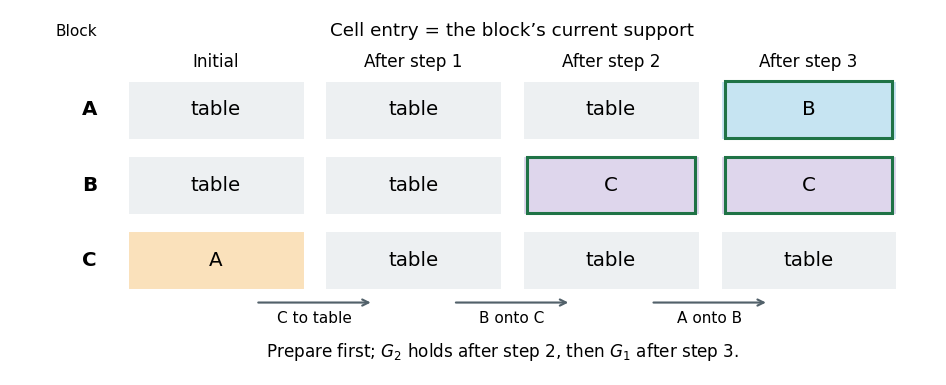

Source code (Python):
"""An original support-relation timeline of the derived three-action plan.
Python 3.14.4; NumPy 2.3.5; Matplotlib 3.10.7. Output goes to CWD.
"""
import matplotlib
matplotlib.use('Agg')
import matplotlib.pyplot as plt
from matplotlib.patches import Rectangle
import numpy as np

blocks = ('A', 'B', 'C')
support = {'A': 'table', 'B': 'table', 'C': 'A'}
states = [support.copy()]
steps = [('C', 'table'), ('B', 'C'), ('A', 'B')]
for block, destination in steps:
    assert block not in support.values()
    assert destination == 'table' or destination not in support.values()
    assert block != destination
    support = support | {block: destination}
    states.append(support.copy())
assert support == {'A': 'B', 'B': 'C', 'C': 'table'}
colors = {'table': '#edf0f2', 'A': '#fae1bb', 'B': '#c6e4f2', 'C': '#ded6ec'}
fig, ax = plt.subplots(figsize=(8.6, 3.5), dpi=110, facecolor='white')
for col, state in enumerate(states):
    for row, block in enumerate(blocks):
        y = 2-row
        target = state[block]
        ax.add_patch(Rectangle((col, y), .9, .8, facecolor=colors[target], edgecolor='white', lw=2))
        ax.text(col+.45, y+.4, target, ha='center', va='center', fontsize=13)
        if (block == 'A' and target == 'B') or (block == 'B' and target == 'C'):
            ax.add_patch(Rectangle((col+.025, y+.025), .85, .75, fill=False, edgecolor='#1f7346', lw=2))
for row, block in enumerate(blocks):
    ax.text(-.15, 2-row+.4, block, ha='right', va='center', fontsize=13, fontweight='bold')
for col, title in enumerate(['Initial', 'After step 1', 'After step 2', 'After step 3']):
    ax.text(col+.45, 2.97, title, ha='center', fontsize=11)
for col, title in enumerate(['C to table', 'B onto C', 'A onto B'], start=1):
    ax.annotate('', xy=(col+.25, -.16), xytext=(col-.35, -.16), arrowprops={'arrowstyle':'->','color':'#52616a','lw':1.4})
    ax.text(col-.05, -.43, title, ha='center', fontsize=10)
ax.text(-.15, 3.38, 'Block', fontsize=10, ha='right')
ax.text(1.95, 3.38, 'Cell entry = the block’s current support', fontsize=12, ha='center')
ax.text(1.9, -.88, r'Prepare first; $G_2$ holds after step 2, then $G_1$ after step 3.', fontsize=11, ha='center')
ax.set_xlim(-.45,4.05);ax.set_ylim(-1.05,3.6);ax.axis('off')
fig.subplots_adjust(left=.04,right=.98,bottom=.04,top=.95)
fig.savefig('artificial-intelligence-plan-supports.png', facecolor='white', transparent=False)
